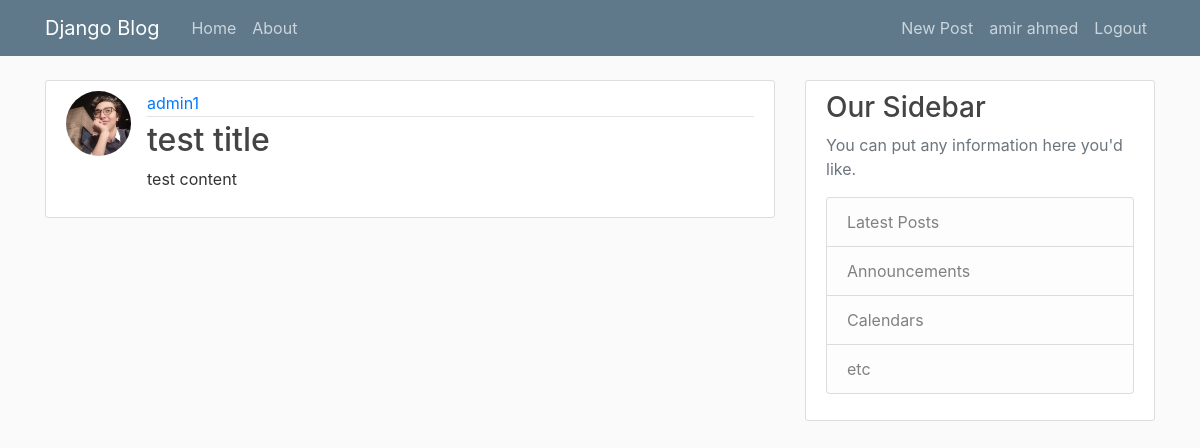
The app's page /post/vjwkmr-test-title/ (signed in) with its own data.
### core/models.py (models this page shows, shortened)
class Post(models.Model):
    title = models.CharField(max_length=50)
    content = models.TextField()
    posted_date = models.DateTimeField(default=timezone.now)
    author = models.ForeignKey(User,on_delete=models.CASCADE)
    slug = models.SlugField(max_length=50, null=True, blank=True,unique=True)

### accounts/models.py (models this page shows, shortened)
class Profile(models.Model):
    user = models.OneToOneField(User,on_delete= models.CASCADE)
    img = models.ImageField(default='default.jpg',upload_to='profile_pics')

### core/views.py (the view)
# urls.py: path('post/<slug:slug>/', views.PostDetailView.as_view(), name='post-detail'),
class PostDetailView(DetailView):
    model = Post
    template_name = 'core/post_detail.html'
    slug_field = 'slug'
    slug_url_kwarg = 'slug'

### core/templates/core/post_detail.html (shortened to what this page needs)
{% extends "base.html" %}
{% block content %}
  <article class="media content-section">
    <img class="rounded-circle article-img" src="{{ object.author.profile.img.url }}">
    <div class="media-body">
      <div class="article-metadata">
        <a class="mr-2" href="#">{{ post.author }}</a>
      </div>
      <h2 class="article-title">{{ post.title }}</h2>
      <p class="article-content">{{ post.content }}</p>
    </div>
  </article>
{% endblock content %}

### templates/base.html (shortened to what this page needs)
{% load static %}
<!DOCTYPE html>
<html>
<head>
    <link rel="stylesheet" href="https://maxcdn.bootstrapcdn.com/bootstrap/4.0.0/css/bootstrap.min.css">
    <link rel="stylesheet" type="text/css" href="{% static 'main.css' %}">
</head>
<body>
    <header class="site-header">
      <nav class="navbar navbar-expand-md navbar-dark bg-steel fixed-top">
        <div class="container">
          <a class="navbar-brand mr-4" href="{% url 'home' %}">Django Blog</a>
          <div class="collapse navbar-collapse" id="navbarToggle">
            <div class="navbar-nav mr-auto">
              <a class="nav-item nav-link" href="{% url 'home' %}">Home</a>
              <a class="nav-item nav-link" href="{% url 'about' %}">About</a>
            </div>
            <div class="navbar-nav">
              {% if user.is_authenticated %}
                <a class="nav-item nav-link" href="{% url 'post-create' %}">New Post</a>
                <a class="nav-item nav-link" href="{% url 'profile' %}">{{ user.first_name }} {{ user.last_name }}</a>
                <a class="nav-item nav-link" href="{% url 'logout' %}">Logout</a>
              {% else %}
                <a class="nav-item nav-link" href="{% url 'login' %}">Login</a>
                <a class="nav-item nav-link" href="{% url 'register' %}">Register</a>
              {% endif %}
            </div>
          </div>
        </div>
      </nav>
    </header>
    <main role="main" class="container">
      <div class="row">
        <div class="col-md-8">
          {% block content %}{% endblock %}
        </div>
        <div class="col-md-4">
          <div class="content-section">
            <h3>Our Sidebar</h3>
            <p class='text-muted'>You can put any information here you'd like.
              <ul class="list-group">
                <li class="list-group-item list-group-item-light">Latest Posts</li>
                <li class="list-group-item list-group-item-light">Announcements</li>
                <li class="list-group-item list-group-item-light">Calendars</li>
                <li class="list-group-item list-group-item-light">etc</li>
              </ul>
            </p>
          </div>
        </div>
      </div>
    </main>
</body>
</html>

### static/main.css (style rules this page uses)
body { background: #fafafa; color: #333333; margin-top: 5rem; }
h1, h2, h3, h4, h5, h6 { color: #444444; }
ul { margin: 0; }
.bg-steel { background-color: #5f788a; }
.site-header .navbar-nav .nav-link { color: #cbd5db; }
.content-section { background: #ffffff; padding: 10px 20px; border: 1px solid #dddddd; border-radius: 3px; margin-bottom: 20px; }
.article-title { color: #444444; }
.article-content { white-space: pre-line; }
.article-img { height: 65px; width: 65px; margin-right: 16px; }
.article-metadata { padding-bottom: 1px; margin-bottom: 4px; border-bottom: 1px solid #e3e3e3 }

### records on screen
Post: author.profile.img (picture), author "admin1", title "test title", content "test content"

### other values on screen
{{ user.first_name }} "amir"
{{ user.last_name }} "ahmed"
